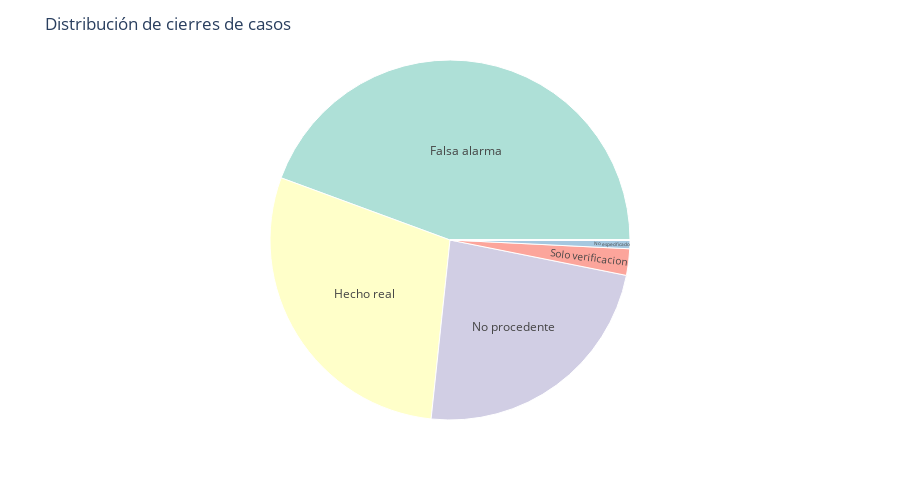

Notebook source saved alongside this figure:
### Markdown cell above
## Data display

### Code cell
# Sunburst chart for the distribution of closed descriptions
fig1 = px.sunburst(vg_data, path=['descripcion_cierre'], color_discrete_sequence=px.colors.qualitative.Set3)
fig1.update_layout(title_text='Distribución de cierres de casos', height=500)
fig1.show()

### Figure 1 — Plotly figure (JSON) as saved in the notebook; plotly's stock layout.template omitted (floating-point values rounded to 4 significant figures)
{"data": [{"branchvalues": "total", "domain": {"x": [0, 1], "y": [0, 1]}, "hovertemplate": "labels=%{label}<br>count=%{value}<br>parent=%{parent}<br>id=%{id}<extra></extra>", "ids": ["Cierre De Fuga", "Falsa alarma", "Fuera De Entidad Federativa", "Fuera De Subzona", "Hecho real", "No especificado", "No procedente", "Remitido Al M.p.", "Resolucion 1", "Resolucion 5", "Solo verificacion"], "labels": ["Cierre De Fuga", "Falsa alarma", "Fuera De Entidad Federativa", "Fuera De Subzona", "Hecho real", "No especificado", "No procedente", "Remitido Al M.p.", "Resolucion 1", "Resolucion 5", "Solo verificacion"], "name": "", "parents": ["", "", "", "", "", "", "", "", "", "", ""], "type": "sunburst", "values": [7, 67310, 1, 2, 43882, 1160, 35671, 6, 4, 1, 3600]}], "layout": {"height": 500, "legend": {"tracegroupgap": 0}, "margin": {"t": 60}, "sunburstcolorway": ["rgb(141,211,199)", "rgb(255,255,179)", "rgb(190,186,218)", "rgb(251,128,114)", "rgb(128,177,211)", "rgb(253,180,98)", "rgb(179,222,105)", "rgb(252,205,229)", "rgb(217,217,217)", "rgb(188,128,189)", "rgb(204,235,197)", "rgb(255,237,111)"], "title": {"text": "Distribución de cierres de casos"}}}
